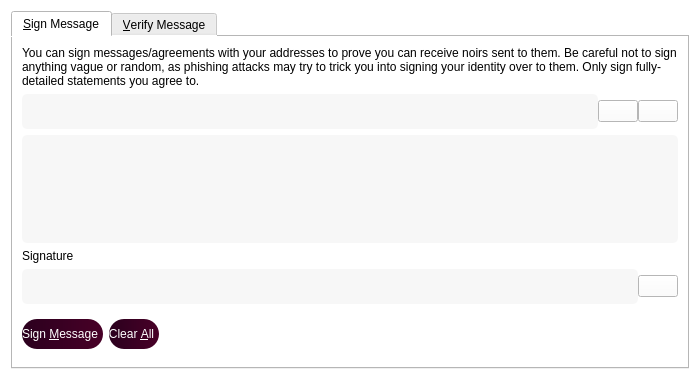
<?xml version="1.0" encoding="UTF-8"?>
<ui version="4.0">
 <class>SignVerifyMessageDialog</class>
 <widget class="QDialog" name="SignVerifyMessageDialog">
  <property name="geometry">
   <rect>
    <x>0</x>
    <y>0</y>
    <width>700</width>
    <height>380</height>
   </rect>
  </property>
  <property name="windowTitle">
   <string>Signatures - Sign / Verify a Message</string>
  </property>
  <property name="styleSheet">
   <string notr="true">background-color:white;</string>
  </property>
  <property name="modal">
   <bool>true</bool>
  </property>
  <layout class="QVBoxLayout" name="verticalLayout">
   <item>
    <widget class="QTabWidget" name="tabWidget">
     <property name="currentIndex">
      <number>0</number>
     </property>
     <widget class="QWidget" name="tabSignMessage">
      <attribute name="title">
       <string>&amp;Sign Message</string>
      </attribute>
      <layout class="QVBoxLayout" name="verticalLayout_SM">
       <item>
        <widget class="QLabel" name="infoLabel_SM">
         <property name="text">
          <string>You can sign messages/agreements with your addresses to prove you can receive noirs sent to them. Be careful not to sign anything vague or random, as phishing attacks may try to trick you into signing your identity over to them. Only sign fully-detailed statements you agree to.</string>
         </property>
         <property name="textFormat">
          <enum>Qt::PlainText</enum>
         </property>
         <property name="wordWrap">
          <bool>true</bool>
         </property>
        </widget>
       </item>
       <item>
        <layout class="QHBoxLayout" name="horizontalLayout_1_SM">
         <property name="spacing">
          <number>0</number>
         </property>
         <item>
          <widget class="QValidatedLineEdit" name="addressIn_SM">
           <property name="minimumSize">
            <size>
             <width>0</width>
             <height>35</height>
            </size>
           </property>
           <property name="maximumSize">
            <size>
             <width>16777215</width>
             <height>35</height>
            </size>
           </property>
           <property name="toolTip">
            <string>The Bitcoin address to sign the message with</string>
           </property>
           <property name="styleSheet">
            <string notr="true">background-color:rgba(247, 247, 247, 250);
color:black;
border-radius:5px;
border-style:solid;
border-color:gray;
border-width:thin;
padding-left: 10;
</string>
           </property>
          </widget>
         </item>
         <item>
          <widget class="QPushButton" name="addressBookButton_SM">
           <property name="toolTip">
            <string>Choose previously used address</string>
           </property>
           <property name="text">
            <string/>
           </property>
           <property name="icon">
            <iconset resource="../bitcoin.qrc">
             <normaloff>:/icons/address-book</normaloff>:/icons/address-book</iconset>
           </property>
           <property name="shortcut">
            <string>Alt+A</string>
           </property>
           <property name="autoDefault">
            <bool>false</bool>
           </property>
          </widget>
         </item>
         <item>
          <widget class="QPushButton" name="pasteButton_SM">
           <property name="toolTip">
            <string>Paste address from clipboard</string>
           </property>
           <property name="text">
            <string/>
           </property>
           <property name="icon">
            <iconset resource="../bitcoin.qrc">
             <normaloff>:/icons/editpaste</normaloff>:/icons/editpaste</iconset>
           </property>
           <property name="shortcut">
            <string>Alt+P</string>
           </property>
           <property name="autoDefault">
            <bool>false</bool>
           </property>
          </widget>
         </item>
        </layout>
       </item>
       <item>
        <widget class="QPlainTextEdit" name="messageIn_SM">
         <property name="toolTip">
          <string>Enter the message you want to sign here</string>
         </property>
         <property name="styleSheet">
          <string notr="true">background-color:rgba(247, 247, 247, 250);
color:black;
border-radius:5px;
border-style:solid;
border-color:gray;
border-width:thin;
padding-left: 10;
</string>
         </property>
        </widget>
       </item>
       <item>
        <widget class="QLabel" name="signatureLabel_SM">
         <property name="text">
          <string>Signature</string>
         </property>
         <property name="textFormat">
          <enum>Qt::PlainText</enum>
         </property>
        </widget>
       </item>
       <item>
        <layout class="QHBoxLayout" name="horizontalLayout_2_SM">
         <property name="spacing">
          <number>0</number>
         </property>
         <item>
          <widget class="QLineEdit" name="signatureOut_SM">
           <property name="minimumSize">
            <size>
             <width>0</width>
             <height>35</height>
            </size>
           </property>
           <property name="maximumSize">
            <size>
             <width>16777215</width>
             <height>35</height>
            </size>
           </property>
           <property name="font">
            <font>
             <italic>true</italic>
            </font>
           </property>
           <property name="styleSheet">
            <string notr="true">background-color:rgba(247, 247, 247, 250);
color:black;
border-radius:5px;
border-style:solid;
border-color:gray;
border-width:thin;
padding-left: 10;
</string>
           </property>
           <property name="readOnly">
            <bool>true</bool>
           </property>
          </widget>
         </item>
         <item>
          <widget class="QPushButton" name="copySignatureButton_SM">
           <property name="toolTip">
            <string>Copy the current signature to the system clipboard</string>
           </property>
           <property name="text">
            <string/>
           </property>
           <property name="icon">
            <iconset resource="../bitcoin.qrc">
             <normaloff>:/icons/editcopy</normaloff>:/icons/editcopy</iconset>
           </property>
           <property name="autoDefault">
            <bool>false</bool>
           </property>
          </widget>
         </item>
        </layout>
       </item>
       <item>
        <layout class="QHBoxLayout" name="horizontalLayout_3_SM">
         <item>
          <widget class="QPushButton" name="signMessageButton_SM">
           <property name="toolTip">
            <string>Sign the message to prove you own this Zcoin address</string>
           </property>
           <property name="styleSheet">
            <string notr="true">background: QLinearGradient(x1: 0, y1: 0, x2: 1, y2: 0, stop: 0 #2b001e, stop: 1 #480027);
color: white;
border-radius:15px;
height:30px;
padding-right:5px;</string>
           </property>
           <property name="text">
            <string>Sign &amp;Message</string>
           </property>
           <property name="icon">
            <iconset resource="../bitcoin.qrc">
             <normaloff>:/icons/edit</normaloff>:/icons/edit</iconset>
           </property>
           <property name="autoDefault">
            <bool>false</bool>
           </property>
          </widget>
         </item>
         <item>
          <widget class="QPushButton" name="clearButton_SM">
           <property name="toolTip">
            <string>Reset all sign message fields</string>
           </property>
           <property name="styleSheet">
            <string notr="true">background: QLinearGradient(x1: 0, y1: 0, x2: 1, y2: 0, stop: 0 #2b001e, stop: 1 #480027);
color: white;
border-radius:15px;
height:30px;
padding-right:5px;</string>
           </property>
           <property name="text">
            <string>Clear &amp;All</string>
           </property>
           <property name="icon">
            <iconset resource="../bitcoin.qrc">
             <normaloff>:/icons/remove</normaloff>:/icons/remove</iconset>
           </property>
           <property name="autoDefault">
            <bool>false</bool>
           </property>
          </widget>
         </item>
         <item>
          <spacer name="horizontalSpacer_1_SM">
           <property name="orientation">
            <enum>Qt::Horizontal</enum>
           </property>
           <property name="sizeHint" stdset="0">
            <size>
             <width>40</width>
             <height>48</height>
            </size>
           </property>
          </spacer>
         </item>
         <item>
          <widget class="QLabel" name="statusLabel_SM">
           <property name="font">
            <font>
             <weight>75</weight>
             <bold>true</bold>
            </font>
           </property>
           <property name="text">
            <string/>
           </property>
           <property name="wordWrap">
            <bool>true</bool>
           </property>
          </widget>
         </item>
         <item>
          <spacer name="horizontalSpacer_2_SM">
           <property name="orientation">
            <enum>Qt::Horizontal</enum>
           </property>
           <property name="sizeHint" stdset="0">
            <size>
             <width>40</width>
             <height>48</height>
            </size>
           </property>
          </spacer>
         </item>
        </layout>
       </item>
      </layout>
     </widget>
     <widget class="QWidget" name="tabVerifyMessage">
      <attribute name="title">
       <string>&amp;Verify Message</string>
      </attribute>
      <layout class="QVBoxLayout" name="verticalLayout_VM">
       <item>
        <widget class="QLabel" name="infoLabel_VM">
         <property name="text">
          <string>Enter the receiver's address, message (ensure you copy line breaks, spaces, tabs, etc. exactly) and signature below to verify the message. Be careful not to read more into the signature than what is in the signed message itself, to avoid being tricked by a man-in-the-middle attack. Note that this only proves the signing party receives with the address, it cannot prove sendership of any transaction!</string>
         </property>
         <property name="textFormat">
          <enum>Qt::PlainText</enum>
         </property>
         <property name="alignment">
          <set>Qt::AlignLeading|Qt::AlignLeft|Qt::AlignTop</set>
         </property>
         <property name="wordWrap">
          <bool>true</bool>
         </property>
        </widget>
       </item>
       <item>
        <layout class="QHBoxLayout" name="horizontalLayout_1_VM">
         <property name="spacing">
          <number>0</number>
         </property>
         <item>
          <widget class="QValidatedLineEdit" name="addressIn_VM">
           <property name="minimumSize">
            <size>
             <width>0</width>
             <height>35</height>
            </size>
           </property>
           <property name="maximumSize">
            <size>
             <width>16777215</width>
             <height>35</height>
            </size>
           </property>
           <property name="toolTip">
            <string>The Zcoin address the message was signed with</string>
           </property>
           <property name="styleSheet">
            <string notr="true">background-color:rgba(247, 247, 247, 250);
color:black;
border-radius:5px;
border-style:solid;
border-color:gray;
border-width:thin;
padding-left: 10;
</string>
           </property>
          </widget>
         </item>
         <item>
          <widget class="QPushButton" name="addressBookButton_VM">
           <property name="toolTip">
            <string>Choose previously used address</string>
           </property>
           <property name="text">
            <string/>
           </property>
           <property name="icon">
            <iconset resource="../bitcoin.qrc">
             <normaloff>:/icons/address-book</normaloff>:/icons/address-book</iconset>
           </property>
           <property name="shortcut">
            <string>Alt+A</string>
           </property>
           <property name="autoDefault">
            <bool>false</bool>
           </property>
          </widget>
         </item>
        </layout>
       </item>
       <item>
        <widget class="QPlainTextEdit" name="messageIn_VM">
         <property name="styleSheet">
          <string notr="true">background-color:rgba(247, 247, 247, 250);
color:black;
border-radius:5px;
border-style:solid;
border-color:gray;
border-width:thin;
padding-left: 10;
</string>
         </property>
        </widget>
       </item>
       <item>
        <widget class="QValidatedLineEdit" name="signatureIn_VM">
         <property name="minimumSize">
          <size>
           <width>0</width>
           <height>35</height>
          </size>
         </property>
         <property name="maximumSize">
          <size>
           <width>16777215</width>
           <height>35</height>
          </size>
         </property>
         <property name="styleSheet">
          <string notr="true">background-color:rgba(247, 247, 247, 250);
color:black;
border-radius:5px;
border-style:solid;
border-color:gray;
border-width:thin;
padding-left: 10;
</string>
         </property>
        </widget>
       </item>
       <item>
        <layout class="QHBoxLayout" name="horizontalLayout_2_VM">
         <item>
          <widget class="QPushButton" name="verifyMessageButton_VM">
           <property name="toolTip">
            <string>Verify the message to ensure it was signed with the specified Zcoin address</string>
           </property>
           <property name="styleSheet">
            <string notr="true">background: QLinearGradient(x1: 0, y1: 0, x2: 1, y2: 0, stop: 0 #2b001e, stop: 1 #480027);
color: white;
border-radius:15px;
height:30px;
padding-right:5px;</string>
           </property>
           <property name="text">
            <string>Verify &amp;Message</string>
           </property>
           <property name="icon">
            <iconset>
             <normaloff>:/icons/transaction_0</normaloff>:/icons/transaction_0</iconset>
           </property>
           <property name="autoDefault">
            <bool>false</bool>
           </property>
          </widget>
         </item>
         <item>
          <widget class="QPushButton" name="clearButton_VM">
           <property name="toolTip">
            <string>Reset all verify message fields</string>
           </property>
           <property name="styleSheet">
            <string notr="true">background: QLinearGradient(x1: 0, y1: 0, x2: 1, y2: 0, stop: 0 #2b001e, stop: 1 #480027);
color: white;
border-radius:15px;
height:30px;
padding-right:5px;</string>
           </property>
           <property name="text">
            <string>Clear &amp;All</string>
           </property>
           <property name="icon">
            <iconset resource="../bitcoin.qrc">
             <normaloff>:/icons/remove</normaloff>:/icons/remove</iconset>
           </property>
           <property name="autoDefault">
            <bool>false</bool>
           </property>
          </widget>
         </item>
         <item>
          <spacer name="horizontalSpacer_1_VM">
           <property name="orientation">
            <enum>Qt::Horizontal</enum>
           </property>
           <property name="sizeHint" stdset="0">
            <size>
             <width>40</width>
             <height>48</height>
            </size>
           </property>
          </spacer>
         </item>
         <item>
          <widget class="QLabel" name="statusLabel_VM">
           <property name="font">
            <font>
             <weight>75</weight>
             <bold>true</bold>
            </font>
           </property>
           <property name="text">
            <string/>
           </property>
           <property name="wordWrap">
            <bool>true</bool>
           </property>
          </widget>
         </item>
         <item>
          <spacer name="horizontalSpacer_2_VM">
           <property name="orientation">
            <enum>Qt::Horizontal</enum>
           </property>
           <property name="sizeHint" stdset="0">
            <size>
             <width>40</width>
             <height>48</height>
            </size>
           </property>
          </spacer>
         </item>
        </layout>
       </item>
      </layout>
     </widget>
    </widget>
   </item>
  </layout>
 </widget>
 <customwidgets>
  <customwidget>
   <class>QValidatedLineEdit</class>
   <extends>QLineEdit</extends>
   <header>qvalidatedlineedit.h</header>
  </customwidget>
 </customwidgets>
 <resources>
  <include location="../bitcoin.qrc"/>
 </resources>
 <connections/>
</ui>
